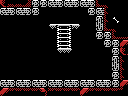

A level layout from a 2D game, rendered from its tile map. Below: a short description, then the map file with its tile-grid data intact:
An orthogonal 16x12 tile map with 8x8 px tiles, 1 tile layer (Tile Layer 1) and 10 objects (2x item, big-item, breakable-right, breakable-down, door-right, ...).

<map version="1.0" orientation="orthogonal" renderorder="right-down" width="16" height="12" tilewidth="8" tileheight="8" nextobjectid="15">
 <properties>
  <property name="left" value="hole" />
 </properties>
 <tileset firstgid="1" name="tiles" tilewidth="8" tileheight="8" tilecount="256" columns="16">
  <image source="tiles.png" width="128" height="128" />
 </tileset>
 <layer name="Tile Layer 1" width="16" height="12">
  <data encoding="csv">
122,252,252,127,165,165,103,104,103,104,103,104,128,130,167,167,
103,104,103,104,165,1,1,1,1,1,1,165,103,247,167,167,
1,1,1,1,1,1,1,1,1,1,1,1,105,247,161,167,
1,1,1,1,1,1,172,169,137,171,1,1,106,128,130,167,
1,1,1,1,1,1,1,249,168,1,1,1,165,165,128,143,
1,1,1,1,1,1,1,249,168,1,1,1,1,165,165,117,
1,1,1,1,1,1,1,172,171,1,1,1,1,1,165,122,
1,1,1,1,1,1,1,1,1,1,1,1,1,1,105,247,
1,1,1,1,1,1,1,1,1,1,1,1,1,1,106,247,
1,1,1,1,1,1,1,1,1,1,1,1,1,1,165,247,
103,104,103,104,103,104,103,104,103,104,103,104,103,104,165,117,
117,254,254,254,254,119,254,254,254,254,117,254,254,254,254,146
</data>
 </layer>
 <objectgroup name="objects">
  <object id="1" type="item" x="88" y="64" width="16" height="16" />
  <object id="2" type="big-item" x="80" y="56" width="32" height="24" />
  <object id="3" type="breakable-right" x="112" y="56" width="16" height="24" />
  <object id="6" type="breakable-down" x="48" y="80" width="32" height="16" />
  <object id="8" type="door-right" x="112" y="56" width="16" height="24" />
  <object id="9" type="door-down" x="48" y="80" width="32" height="16" />
  <object id="10" type="4x4-item" x="80" y="48" width="32" height="32" />
  <object id="11" type="item" x="16" y="64" width="16" height="16" />
  <object id="12" type="door-up" x="48" y="0" width="32" height="8" />
  <object id="13" type="breakable-up" x="48" y="0" width="32" height="8" />
 </objectgroup>
</map>
